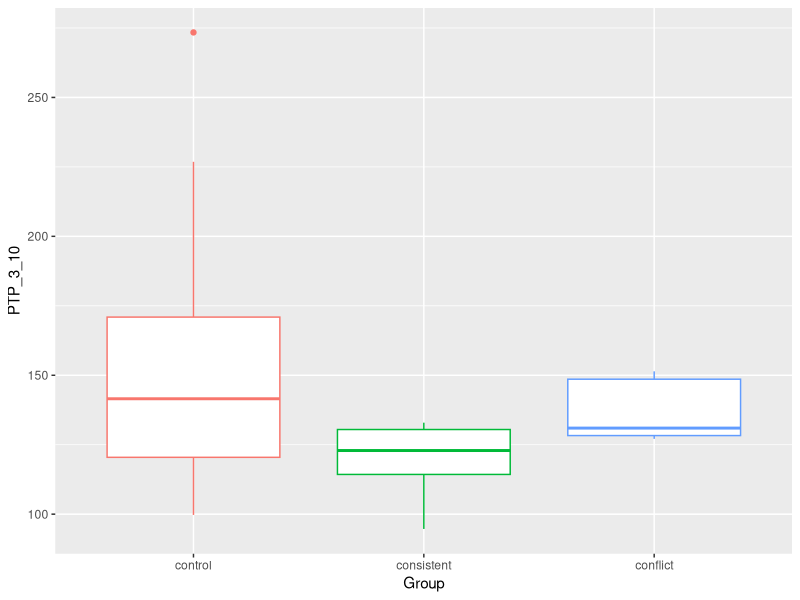
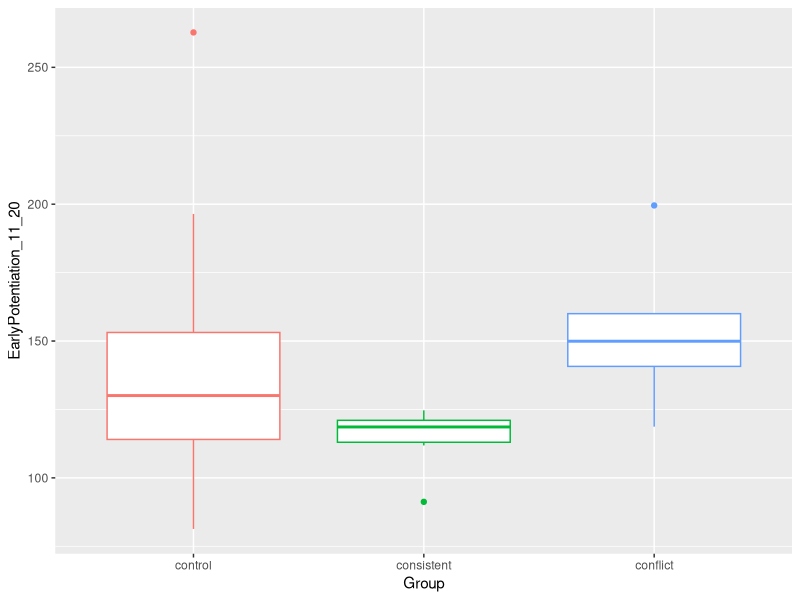
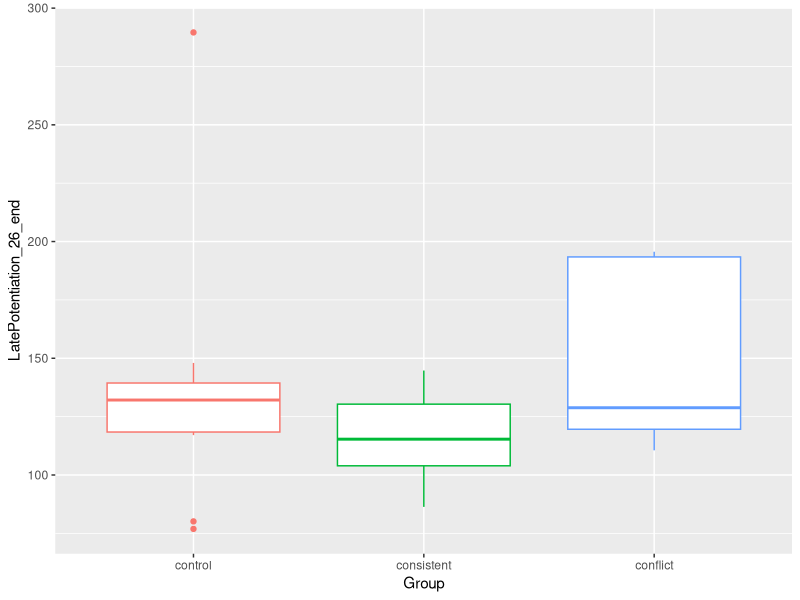
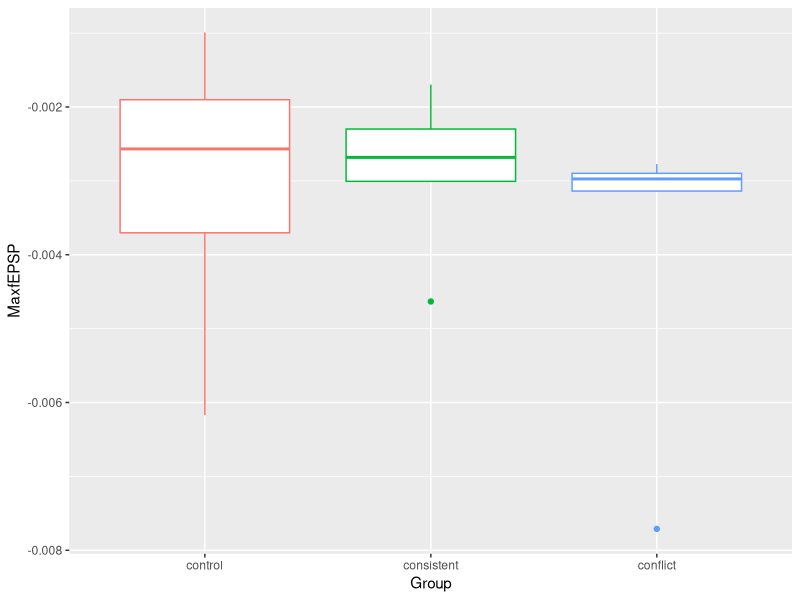
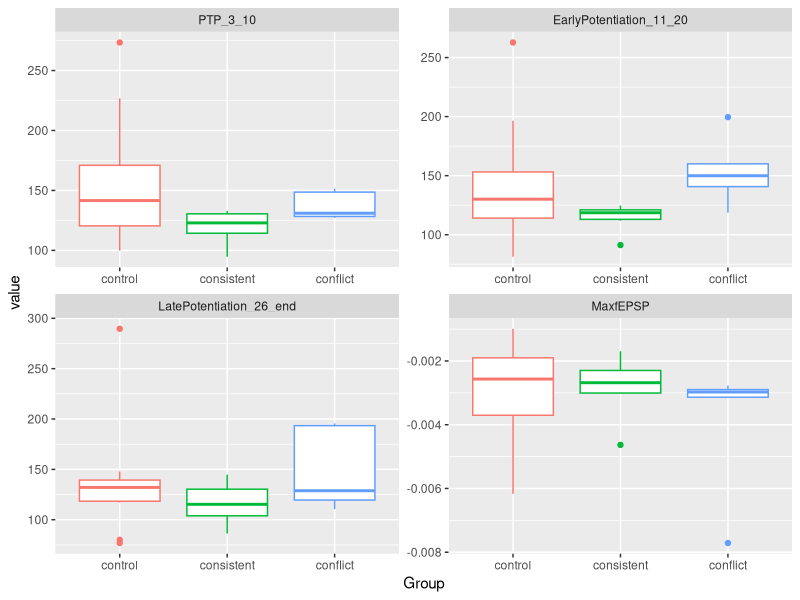

These charts were generated, in order, by the following R code:
## ---- chunk 1
## load libraries 
library(ggplot2) ## for awesome plots!
library(cowplot) ## for some easy to use themes
library(tidyr) ## for respahing data
library(plyr) ## for renmaing factors
library(dplyr) ## for filtering and selecting rows
library(reshape)  ## widen a
library(car) ## for statistics

## load functions 

## set output file for figures 
knitr::opts_chunk$set(fig.path = '../figures/ephys/')
## ---- chunk 2
## read summarized ephys data and relevel factors
ephys <- read.csv("../data/03_ephys.csv", header = T)
ephys$Group <- factor(ephys$Group, levels = c("control", "consistent", "conflict"))
summary(ephys)

ephyslong <- melt(ephys)
## ---- chunk 3
ephys %>%
  ggplot(aes(x=Group, y=PTP_3_10, color=Group)) +  
  geom_boxplot() + theme(legend.position="none")

ephys %>%
  ggplot(aes(x=Group, y=EarlyPotentiation_11_20, color=Group)) +  
  geom_boxplot() + theme(legend.position="none")

ephys %>%
  ggplot(aes(x=Group, y=LatePotentiation_26_end, color=Group)) +  
  geom_boxplot() + theme(legend.position="none")

ephys %>%
  ggplot(aes(x=Group, y=MaxfEPSP, color=Group)) +  
  geom_boxplot() + theme(legend.position="none")

ephyslong %>%
  ggplot(aes(x=Group, y=value, color=Group)) +  
  geom_boxplot() + facet_wrap(~ variable, scales = "free") +
  theme(legend.position="none")
## ---- chunk 4
summary(ephys)
# Levene's Test
# is variance signficant? NO? ==> use anova
leveneTest(PTP_3_10~Group, data=ephys)
# group  2   2.728 0.09088 .  ==> not significant
leveneTest(EarlyPotentiation_11_20~Group, data=ephys)
## group  2  1.7926 0.1936  ==>  not significant
leveneTest(LatePotentiation_26_end~Group, data=ephys)
## group  2  0.3244 0.7269  ==> not significant
leveneTest(MaxfEPSP~Group, data=ephys)
## group  2  0.2189 0.8054  ==> not significant

##  one way anova 
avoTime <- aov(ephys$PTP_3_10 ~ ephys$Group)
summary(avoTime)
TukeyHSD(avoTime)

avoNum <- aov(ephys$EarlyPotentiation_11_20 ~ ephys$Group)
summary(avoNum)
TukeyHSD(avoNum)

avoNum <- aov(ephys$LatePotentiation_26_end ~ ephys$Group)
summary(avoNum)
TukeyHSD(avoNum)

avoNum <- aov(ephys$MaxfEPSP ~ ephys$Group)
summary(avoNum)
TukeyHSD(avoNum)
